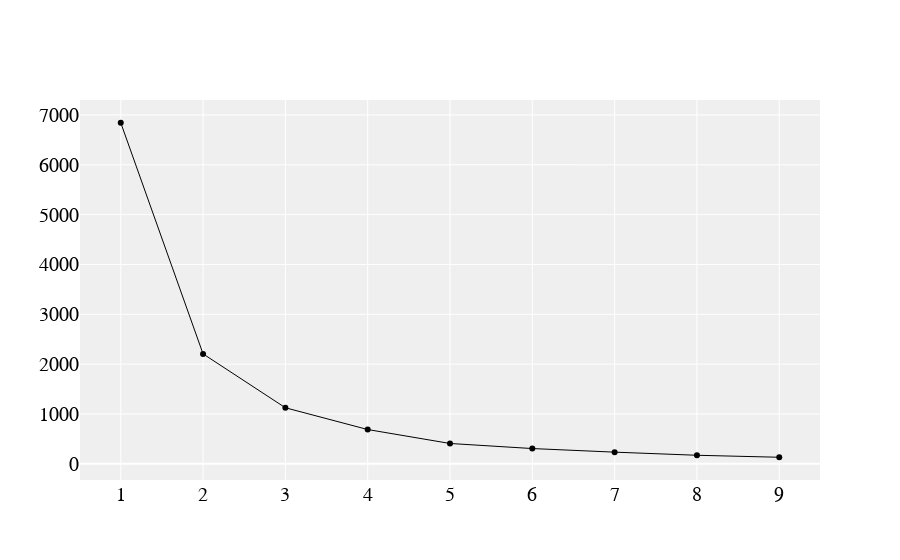

The notebook cell this image was saved under:
### Code cell
import plotly.graph_objects as go

# Create initial figure
fig = go.Figure()

# Add line plot of inertia values
fig.add_trace(go.Trace(
    x=list(K),
    y=values,
    line_color="black",
    line_width=1
))

# Make it pretty
layout = go.Layout(
    plot_bgcolor='#efefef',
    showlegend=False,
    # Font Families
    font_family='Monospace',
    font_color='#000000',
    font_size=20,
    xaxis=dict(
        rangeslider=dict(
            visible=False
        ))
)
fig.update_layout(layout)
fig.show()

### Figure 1 — Plotly figure (JSON) as saved in the notebook; plotly's stock layout.template omitted (floating-point values rounded to 4 significant figures)
{"data": [{"line": {"color": "black", "width": 1}, "type": "scatter", "x": [1, 2, 3, 4, 5, 6, 7, 8, 9], "y": [6843.0, 2205.0, 1124.0, 687.0, 407.4, 305.2, 233.1, 170.6, 130.9]}], "layout": {"font": {"color": "#000000", "family": "Monospace", "size": 20}, "plot_bgcolor": "#efefef", "showlegend": false, "xaxis": {"rangeslider": {"visible": false}}}}
